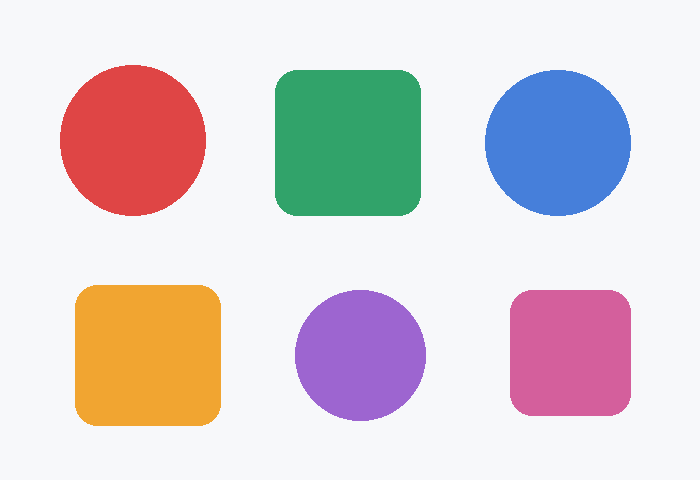
#> input picture src/01_clean_objects.png, 700 x 480 px; its folder holds only this picture in this run
$ jupyter execute --allow-errors 24_32_33_34_Assignment.ipynb   (older library calls are emulated)
#> lines starting #> are read from the running program, lines starting #| are printed output that depends on the picture; after the words box and inside, x2 and y2 are one past the last pixel; in counts of white or black regions, pixels touching at a corner belong together
# Digital Image Processing Assignment
## Smart Image Enhancement and Object Detection Using Python & OpenCV

**Members:** Safeer - 024, Suhayl - 032, Akmal - 034, Shaheem - 033

### The big picture
We build a small pipeline (without deep learning models, with the traditional methods)

`Load -> Resize -> Grayscale -> Blur (Gaussian) -> Threshold -> Edges -> Mask -> Contours -> Filters -> Boxes -> Count`

Github repository with the full implementation with the output images and the single page report: https://github.com/safeer-zubair/smart-image-enhancement-object-detection.git

# 1. Setup
Import the libraries and setting up the environment for the pipeline

[cell 1]
import os
import cv2
import numpy as np
import matplotlib.pyplot as plt

IMAGE_DIR="."
OUTPUT_DIR="outputs"
IMAGE_NAME="01_clean_objects.png"
IMAGE_PATH = os.path.join(IMAGE_DIR, IMAGE_NAME)

os.makedirs(OUTPUT_DIR, exist_ok=True)
print("OpenCV version:", cv2.__version__)
print("Working on    :", IMAGE_PATH)

[cell 2]
# Helper function to show image or images

def show(img, title, save_as=None, figsize=(5, 5)):
    plt.figure(figsize=figsize)
    if img.ndim == 2:
        plt.imshow(img, cmap="gray", vmin=0, vmax=255)
    else:
        plt.imshow(cv2.cvtColor(img, cv2.COLOR_BGR2RGB))
    plt.title(title)
    plt.axis("off")

    if save_as:
        plt.savefig(os.path.join(OUTPUT_DIR, save_as), bbox_inches="tight", dpi=120)
    plt.show()

def show_row(images, titles, save_as=None, figsize=(15, 5)):
    plt.figure(figsize=figsize)
    for i, (im, t) in enumerate(zip(images, titles), start=1):
        plt.subplot(1, len(images), i)
        if im.ndim == 2:
            plt.imshow(im, cmap="gray", vmin=0, vmax=255)
        else:
            plt.imshow(cv2.cvtColor(im, cv2.COLOR_BGR2RGB))
        plt.title(t)
        plt.axis("off")
    if save_as:
        plt.savefig(os.path.join(OUTPUT_DIR, save_as), bbox_inches="tight", dpi=120)
    plt.show()

# 2. Task 1: Image Preprocessing

## 2.1 Load the image and verify it loaded

[cell 3]
img_original = cv2.imread(IMAGE_PATH)
#> img_original is the input picture: shape (480, 700, 3); mean B, G, R 212.3, 209.9, 219.1

if img_original is None:
    raise FileNotFoundError(f"Could not find the image in the path: {IMAGE_PATH}, check the file name and the folder.")

print("Image loaded successfully!")
print("Original shape:", img_original.shape)
#| Original shape: (480, 700, 3)
print("Data type:", img_original.dtype)
#| Data type: uint8
show(img_original, "1. Original image", "task1_original.png")

## 2.2 Resize it to exactly (500 x 500) and show the dimensions

[cell 4]
img = cv2.resize(img_original, (500, 500))
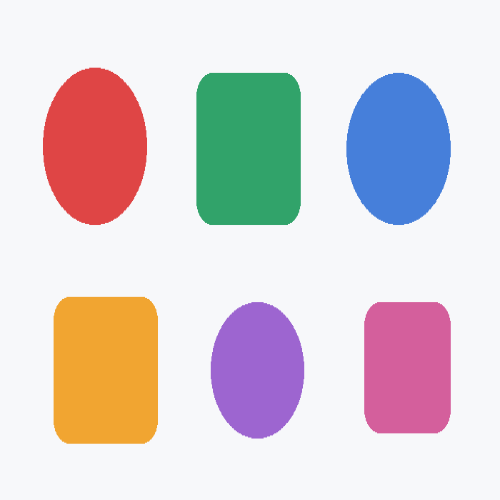
#> img: shape (500, 500, 3); mean B, G, R 212.2, 209.8, 219.1

print("Resized shape:", img.shape)
#| Resized shape: (500, 500, 3)
print("Width x Height:", img.shape[1], "x", img.shape[0])
#| Width x Height: 500 x 500
show(img, "2. Resized Image (500 x 500)", "task1_resized.png")

## 2.3 Convert BGR to Grayscale

[cell 5]
gray = cv2.cvtColor(img, cv2.COLOR_BGR2GRAY)
print("Grayscale image shape:", gray.shape)
#| Grayscale image shape: (500, 500)
show(gray, "3. Grayscale Image", "task1_gray.png")

## 2.4 Gaussian blur with valid odd kernel size

[cell 6]
blur3 = cv2.GaussianBlur(gray, (3,3), 0)
blur5 = cv2.GaussianBlur(gray, (5,5), 0)
blur15 = cv2.GaussianBlur(gray, (15,15), 0)
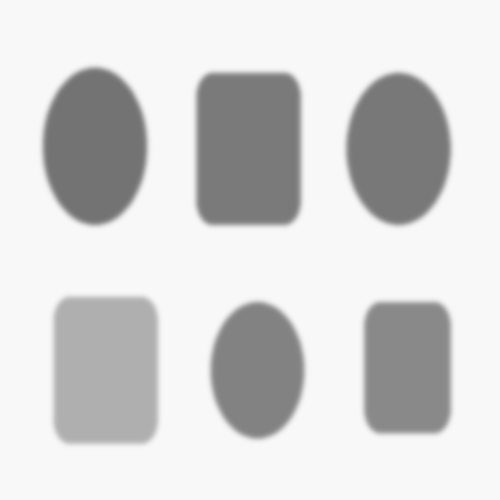
#> blur15: shape (500, 500); min 115, max 248, mean 212.9

blurred = blur5

show_row(
    [gray, blur5, blur15],
    ["Grayscale", "Gaussian Blur (5x5)", "Gaussian Blur (15x15)"],
    "task1_blur_comparison.png"
)
#> the loop in show_row, `for i, (im, t) in enumerate(zip(images, titles), start=1):` made 3 passes
#> t on passes 1 to 3: 'Grayscale', 'Gaussian Blur (5x5)', 'Gaussian Blur (15x15)'
#> in show_row, `plt.savefig(os.path.join(OUTPUT_DIR, save_as), bbox_inches="tight", dp..`:
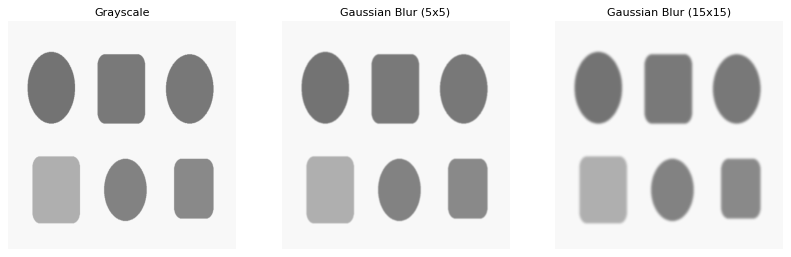
#> figure drawn by matplotlib, 3 panels

The 5x5 blur is a “smoothing” of minor random intensity variations (noise) while preserving the outline of the object. The 15×15 blur effect clearly reduces the sharpness of the image, potentially altering the outline or fusing parts of the image together. A small odd kernel (5×5) is therefore used which is a compromise between noise reduction and edge preservation.

# 3. Task 2: Thresholding

## 3.0 Histogram

[cell 7]
plt.figure(figsize=(7, 3))
plt.hist(blurred.ravel(), bins=256, range=(0, 256))
plt.title("Histogram of the blurred grayscale image")
plt.xlabel("Pixel intensity (0 = black, 255 = white)")
plt.ylabel("Number of pixels")
plt.show()
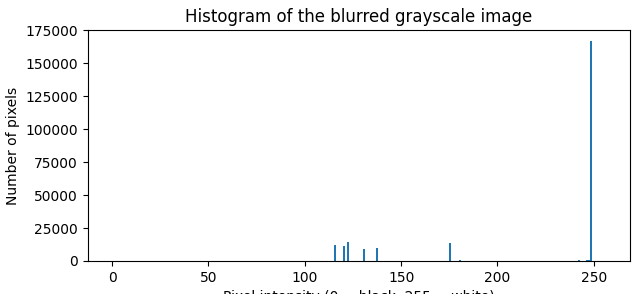
#> figure drawn by matplotlib, 1 panel; tallest bar 166700 high, from x = 248 to 249

## 3.1 Global binary thresholding

[cell 8]
# Manually chosen threshold
T_manual = 180
_, global_manual = cv2.threshold(blurred, T_manual, 255, cv2.THRESH_BINARY_INV)
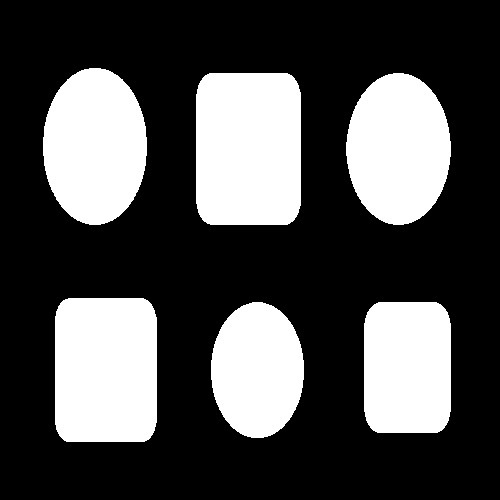
#> global_manual: shape (500, 500); 30.5% white; 6 white regions, box (x1, y1, x2, y2) and area: (196, 73, 301, 225) 15593, (55, 298, 157, 442) 14374, (43, 68, 147, 225) 12862, (346, 73, 451, 225) 12433, (364, 302, 451, 433) 11013, (211, 302, 304, 438) 9950

# Otsu's method
T_otsu, global_otsu = cv2.threshold(blurred, 0, 255, cv2.THRESH_BINARY_INV + cv2.THRESH_OTSU)
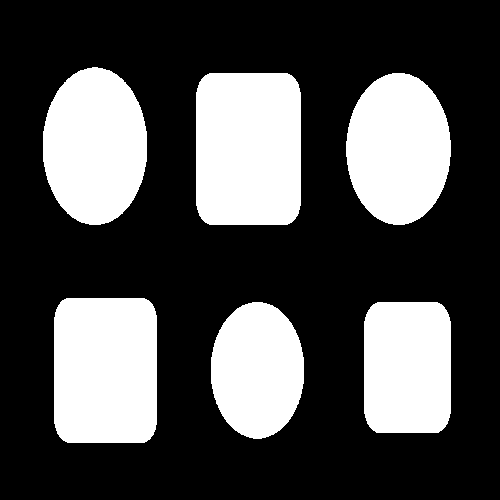
#> global_otsu: shape (500, 500); 30.7% white; 6 white regions, box (x1, y1, x2, y2) and area: (196, 73, 301, 225) 15614, (54, 298, 157, 443) 14620, (43, 67, 147, 225) 12952, (346, 73, 451, 225) 12489, (364, 302, 451, 433) 11047, (211, 302, 304, 439) 10045
#> T_otsu = 191

print("Manual threshold:", T_manual)
print("Otsu threshold  :", T_otsu)
#| Otsu threshold  : 191.0
show_row([blurred, global_manual, global_otsu],
         ["Blurred gray", f"Global T={T_manual}", f"Global Otsu T={T_otsu:.0f}"],
         "task2_global.png")
#> the loop in show_row (call 2), `for i, (im, t) in enumerate(zip(images, titles), start=1):` made 3 passes
#> t on passes 1 to 3: 'Blurred gray', 'Global T=180', 'Global Otsu T=191'

The histogram has a high peak around 248 (pale area) and the lower values come from the objects (mean gray 115 to 175). We experimented with a manual T = (180) and Otsu's method which has chosen an automatic T = (191) between the groups by itself. We use Otsu as it is not related to our guess, a fixed 127 would not include the lighter objects.

### Why we selected Oslu's method

The histogram of the clean image is blurred, but has two distinct groups: a high peak is seen around 248 (the pale background), and lower values are seen for the objects (mean gray around 115-175). Otsu's method automatically scans all 256 possible thresholds and selects the one that most effectively separates these two groups of pixels from each other (the one that minimises the variance inside each group). Was selected because:

1. **It is objective.** We didn't have to guess. Our T = 180 worked, but was just a few levels above our brightest object (~175), with Otsu selecting T = 191 which was in the middle of the gap.
It uses different threshold for each image (Otsu chose 191 for the clean image and 185 for the noisy image, and 201 for a counting challenge image), so no need to retune a fixed number.
3. It's easy and repeatable.It is easy and repeatable for anybody running the notebook.

Limitation: Otsu is a single-threshold method, and works only if there are two distinct peaks in the histogram. This assumption becomes invalid when the intensity of the background light varies over the image (uneven lighting) (see next section).

## 3.2 Adaptive thresholding

[cell 9]
BLOCK_SIZE = 51
C_VALUE    = 10

adaptive = cv2.adaptiveThreshold(
    blurred,
    255,
    cv2.ADAPTIVE_THRESH_GAUSSIAN_C,
    cv2.THRESH_BINARY_INV,
    BLOCK_SIZE,
    C_VALUE)
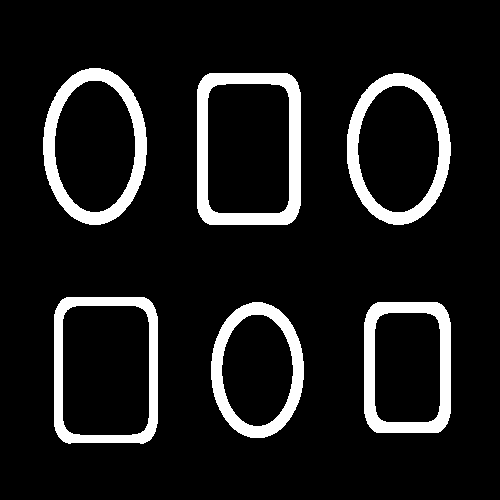
#> adaptive: shape (500, 500); 10.5% white; 6 white regions, box (x1, y1, x2, y2) and area: (197, 73, 301, 225) 5235, (43, 68, 147, 225) 4572, (347, 73, 451, 225) 4406, (364, 302, 451, 433) 4178, (54, 297, 158, 444) 4037, (211, 302, 304, 438) 3817

show(adaptive, f"Adaptive threshold (block={BLOCK_SIZE}, C={C_VALUE})", "task2_adaptive.png")

Block size 51 (odd) is bigger than the fine detail but not too large to follow the lighting changes. The local mean is subtracted by 10 to avoid indicating brightness variations on the background as foreground. The larger C is the stricter it is and can lose "faint" objects.

## 3.3 Side by side comparison

[cell 10]
def threshold_both(path):
#> called with path = './01_clean_objects.png'
    im = cv2.imread(path)
    if im is None:
        raise FileNotFoundError(path)
    im = cv2.resize(im, (500, 500))
    g = cv2.GaussianBlur(cv2.cvtColor(im, cv2.COLOR_BGR2GRAY), (5, 5), 0)
    t, glob = cv2.threshold(g, 0, 255, cv2.THRESH_BINARY_INV + cv2.THRESH_OTSU)
#> t = 191
    ad = cv2.adaptiveThreshold(g, 255, cv2.ADAPTIVE_THRESH_GAUSSIAN_C,
                               cv2.THRESH_BINARY_INV, BLOCK_SIZE, C_VALUE)
    return im, g, glob, ad, t

#> (the rest of this cell did not finish here and is left out)


The masks obtained with both methods are very similar on the clean image since the background area is uniform. The image is unevenly lit and a single global threshold cannot be used for both the left and right side of the image, thus the outcome is incorrect (just 3 objects were detected). Adaptive thresholding compares the intensity of each pixel to its neighbourhood and is better at dealing with the gradient, but fails to detect the crimson circle (4 of 5 found) since the intensity of the circle is very close to that of the background.

# 4. Task 3: Edge Detection

## 4.1 Sobel

[cell 11]
sobel_x = cv2.Sobel(blurred, cv2.CV_64F, 1, 0, ksize=3)
sobel_y = cv2.Sobel(blurred, cv2.CV_64F, 0, 1, ksize=3)
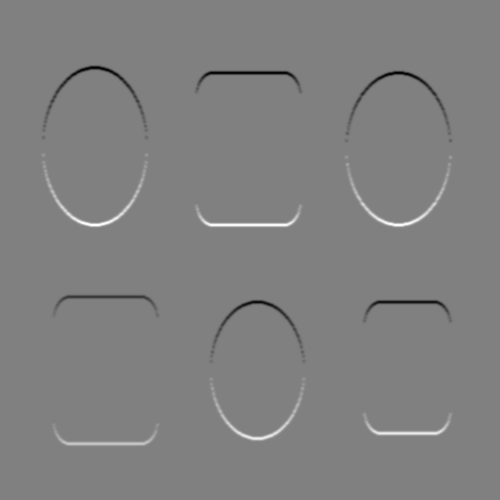
#> sobel_y: shape (500, 500) float64; min -332, max 328, mean 0; drawn with min black and max white

sobel_mag = cv2.magnitude(sobel_x, sobel_y)

sobel_x_8   = cv2.convertScaleAbs(sobel_x)
sobel_y_8   = cv2.convertScaleAbs(sobel_y)
sobel_mag_8 = cv2.convertScaleAbs(sobel_mag)
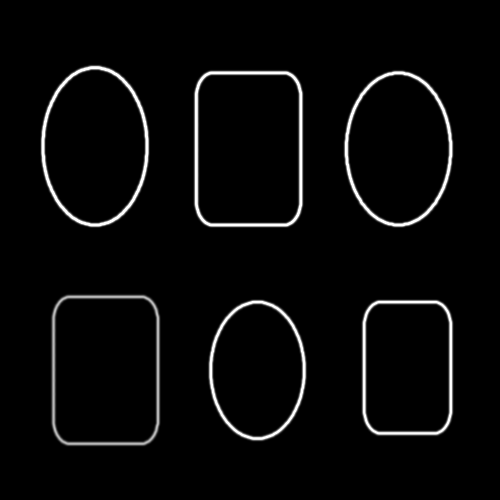
#> sobel_mag_8: shape (500, 500); min 0, max 255, mean 8.7

show_row([sobel_x_8, sobel_y_8, sobel_mag_8],
         ["Sobel X (vertical edges)", "Sobel Y (horizontal edges)", "Sobel magnitude (X and Y)"],
         "task3_sobel.png")

## 4.2 Canny

[cell 12]
CANNY_LOW, CANNY_HIGH = 50, 150
canny = cv2.Canny(blurred, CANNY_LOW, CANNY_HIGH)
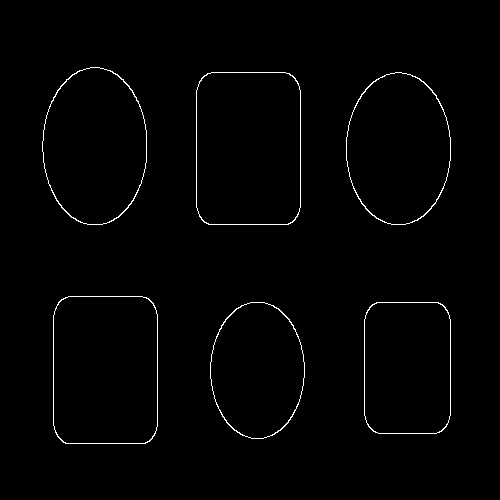
#> canny: shape (500, 500); 1.1% white in thin lines or dots, all inside (x1, y1, x2, y2) = (42, 67, 451, 444)

show_row([sobel_mag_8, canny],
         ["Sobel magnitude", f"Canny (low={CANNY_LOW}, high={CANNY_HIGH})"],
         "task3_canny.png", figsize=(10, 5))
#> (the rest of the program and of its run is left out)
